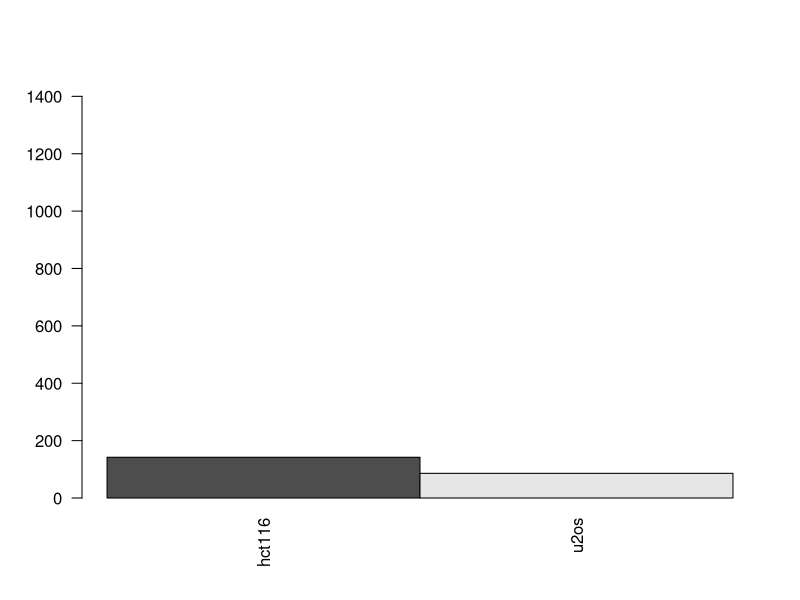
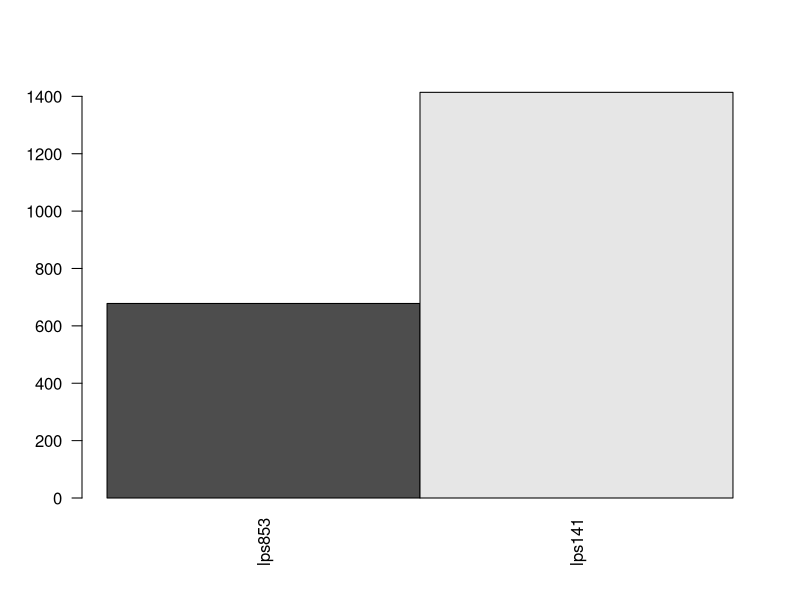
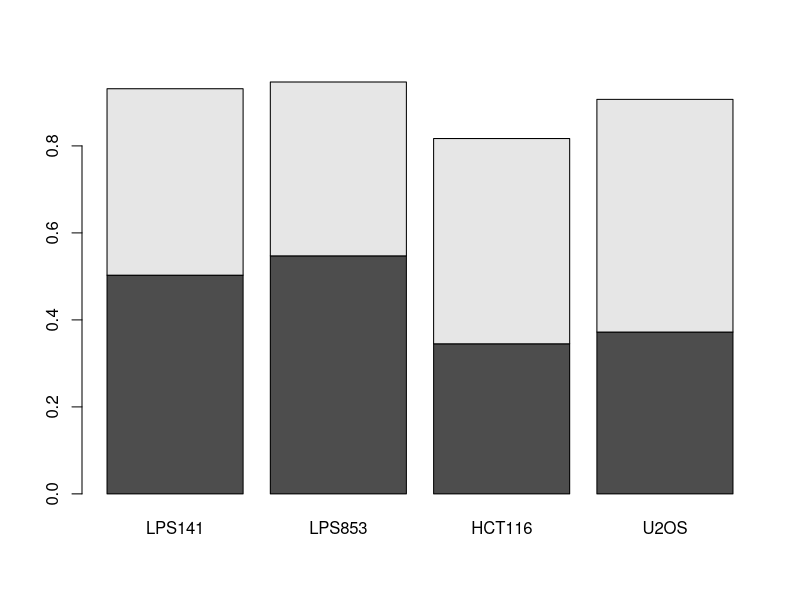
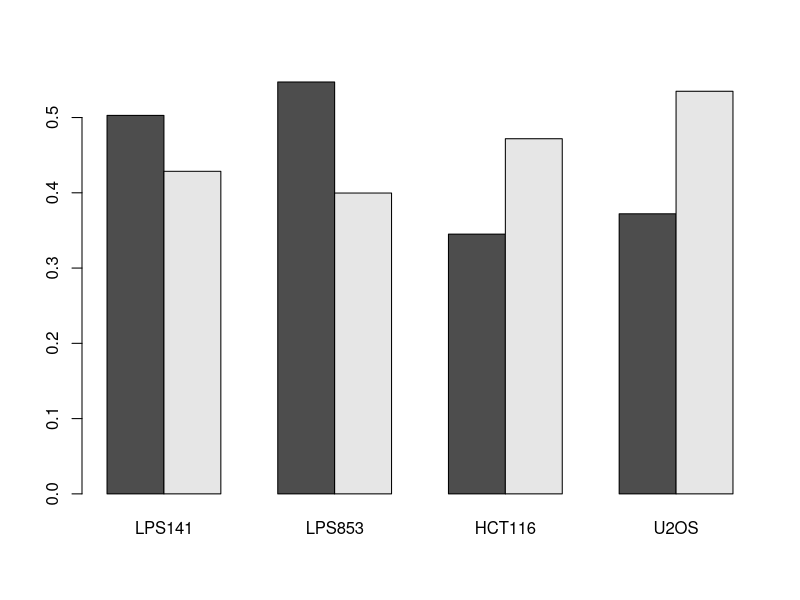

Here is the R script that generated these plots, in order:


## Total mdm2 peaks per cell line

pdf('barplots/totalMDM2binding_1.pdf', width = 2.4, height = 4)
barplot(rbind(142,86), beside=T,ylim=c(0,1450), names=c('hct116','u2os'), las=2)
dev.off()

pdf('barplots/totalMDM2binding_2.pdf', width = 2.4, height = 4)
barplot(rbind(678,1414), beside=T,ylim=c(0,1450), names=c('lps853','lps141'), las=2)
dev.off()


##################################################################
## Generate barplots on MDM2 Promoter-Enhancer categories, 
## and overlaps with hubs, p53 and YY1


lps141.mdm2.total <- 1414
lps141.mdm2.promoters <- 711
lps141.mdm2.enhancers <- 606


lps853.mdm2.total <- 678
lps853.mdm2.promoters <- 371
lps853.mdm2.enhancers <- 271


hct116.mdm2.total <- 142
hct116.mdm2.promoters <- 49
hct116.mdm2.enhancers <- 67
  
  
u2os.mdm2.total <- 86
u2os.mdm2.promoters <- 32
u2os.mdm2.enhancers <- 46




bar.mat <- cbind(c(lps141.mdm2.promoters/lps141.mdm2.total,lps141.mdm2.enhancers/lps141.mdm2.total),
      c(lps853.mdm2.promoters/lps853.mdm2.total,lps853.mdm2.enhancers/lps853.mdm2.total),
      c(hct116.mdm2.promoters/hct116.mdm2.total,hct116.mdm2.enhancers/hct116.mdm2.total),
      c(u2os.mdm2.promoters/u2os.mdm2.total,u2os.mdm2.enhancers/u2os.mdm2.total))

colnames(bar.mat) <- c('LPS141','LPS853','HCT116','U2OS')
rownames(bar.mat) <- c('Promoters','Enhancers')

pdf(file = 'promoter_enhancer_mdm2_barplots/stacked_barplot_enhProm.pdf', height = 5, width = 5)
barplot(bar.mat,  names=c('LPS141','LPS853','HCT116','U2OS'))
dev.off()

pdf(file = 'promoter_enhancer_mdm2_barplots/besides_barplot_enhProm.pdf', height = 5, width = 5)
barplot(bar.mat, beside=T,  names=c('LPS141','LPS853','HCT116','U2OS'))
dev.off()
